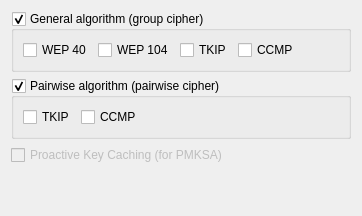
     <widget class="QWidget" name="encTab">
      <attribute name="title">
       <string>Encryption</string>
      </attribute>
      <layout class="QVBoxLayout" name="encTabLayout">
       <item>
        <widget class="QGroupBox" name="grpCipGroup">
         <property name="title">
          <string>General algorithm (group cipher)</string>
         </property>
         <property name="checkable">
          <bool>true</bool>
         </property>
         <layout class="QHBoxLayout" name="grpCipLayout">
          <item>
           <widget class="QCheckBox" name="grpCipWEP40Check">
            <property name="text">
             <string>WEP 40</string>
            </property>
           </widget>
          </item>
          <item>
           <widget class="QCheckBox" name="grpCipWEP104Check">
            <property name="text">
             <string>WEP 104</string>
            </property>
           </widget>
          </item>
          <item>
           <widget class="QCheckBox" name="grpCipTKIPCheck">
            <property name="text">
             <string>TKIP</string>
            </property>
           </widget>
          </item>
          <item>
           <widget class="QCheckBox" name="grpCipCCMPCheck">
            <property name="text">
             <string>CCMP</string>
            </property>
           </widget>
          </item>
          <item>
           <spacer name="grpCipSpacer">
            <property name="orientation">
             <enum>Qt::Horizontal</enum>
            </property>
            <property name="sizeHint" stdset="0">
             <size>
              <width>40</width>
              <height>20</height>
             </size>
            </property>
           </spacer>
          </item>
         </layout>
        </widget>
       </item>
       <item>
        <widget class="QGroupBox" name="prwCipGroup">
         <property name="title">
          <string>Pairwise algorithm (pairwise cipher)</string>
         </property>
         <property name="checkable">
          <bool>true</bool>
         </property>
         <layout class="QHBoxLayout" name="prwCipLayout">
          <item>
           <widget class="QCheckBox" name="prwCipTKIPCheck">
            <property name="text">
             <string>TKIP</string>
            </property>
           </widget>
          </item>
          <item>
           <widget class="QCheckBox" name="prwCipCCMPCheck">
            <property name="text">
             <string>CCMP</string>
            </property>
           </widget>
          </item>
          <item>
           <spacer name="prwCipSpacer">
            <property name="orientation">
             <enum>Qt::Horizontal</enum>
            </property>
            <property name="sizeHint" stdset="0">
             <size>
              <width>40</width>
              <height>20</height>
             </size>
            </property>
           </spacer>
          </item>
         </layout>
        </widget>
       </item>
       <item>
        <widget class="QCheckBox" name="proativeCheck">
         <property name="enabled">
          <bool>false</bool>
         </property>
         <property name="text">
          <string>Proactive Key Caching (for PMKSA)</string>
         </property>
        </widget>
       </item>
       <item>
        <spacer name="encTabSpacer">
         <property name="orientation">
          <enum>Qt::Vertical</enum>
         </property>
         <property name="sizeHint" stdset="0">
          <size>
           <width>20</width>
           <height>40</height>
          </size>
         </property>
        </spacer>
       </item>
      </layout>
     </widget>
